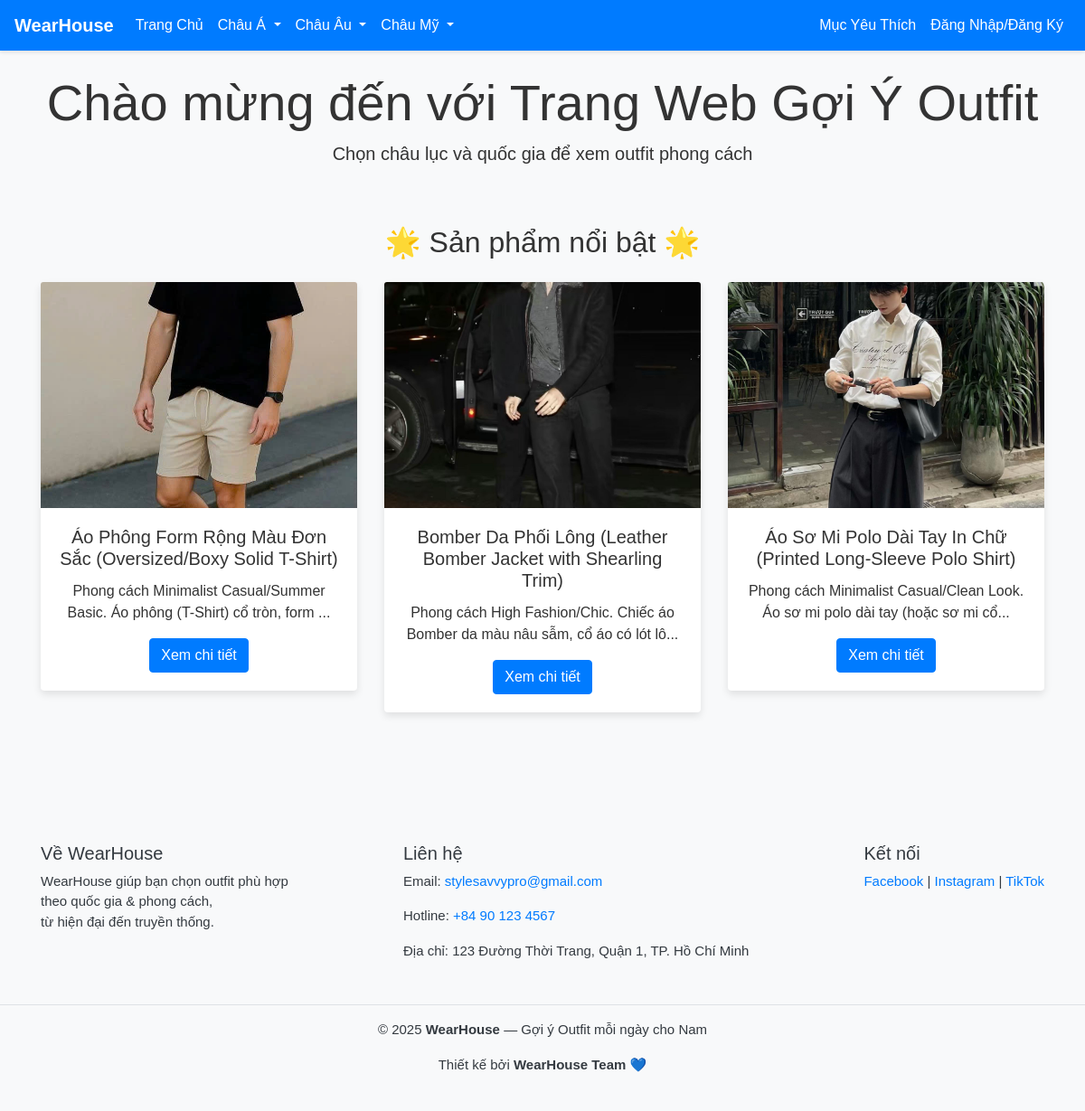
Screenshot of /WEARHOUSE-MAIN/index.php with the database file from the repository.
### tables this page shows
CREATE TABLE `outfits` (
  `id` int(11) NOT NULL,
  `country` varchar(50) NOT NULL,
  `continent` varchar(50) NOT NULL,
  `name` varchar(100) NOT NULL,
  `image` varchar(255) NOT NULL,
  `description` text NOT NULL,
  `price` decimal(10,2) NOT NULL
);

### WEARHOUSE-MAIN/index.php (the view, shortened to what this page needs)
<!DOCTYPE html>
<html lang="vi">
<head>
    <link rel="stylesheet" href="https://stackpath.bootstrapcdn.com/bootstrap/4.5.2/css/bootstrap.min.css">
    <link rel="stylesheet" href="css/style.css">
</head>
<body class="d-flex flex-column min-vh-100">
    <?php include 'menu.php'; ?>
    <div class="container mt-4 text-center flex-grow-1">
        <h1 class="display-4">Chào mừng đến với Trang Web Gợi Ý Outfit</h1>
        <p class="lead">Chọn châu lục và quốc gia để xem outfit phong cách</p>
    </div>
    <?php
$query = "SELECT * FROM outfits ORDER BY RAND() LIMIT 3";
$result = $conn->query($query);
?>
<section class="featured-products my-5">
    <h2 class="text-center mb-4">🌟 Sản phẩm nổi bật 🌟</h2>
    <div class="container">
        <div class="row">
            <?php while ($row = $result->fetch_assoc()) { ?>
                <div class="col-md-4 mb-4">
                    <div class="card">
                        <img src="<?php echo htmlspecialchars($row['image']); ?>"
                             class="card-img-top" alt="Outfit">
                        <div class="card-body text-center">
                            <h5 class="card-title"><?php echo $row['name']; ?></h5>
                            <p class="card-text">
                                <?php echo mb_strimwidth($row['description'], 0, 80, "..."); ?>
                            </p>
                            <a href="outfit_detail.php?id=<?php echo $row['id']; ?>"
                               class="btn btn-primary">
                               Xem chi tiết
                            </a>
                        </div>
                    </div>
                </div>
            <?php } ?>
        </div>
    </div>
</section>
    <?php include 'footer.php'; ?>
</body>
</html>

### WEARHOUSE-MAIN/menu.php (shortened to what this page needs)
<nav class="navbar navbar-expand-lg navbar-light bg-light">
    <a class="navbar-brand" href="index.php">WearHouse</a>
    <div class="collapse navbar-collapse" id="navbarNav">
        <ul class="navbar-nav mr-auto">
            <li class="nav-item"><a class="nav-link" href="index.php">Trang Chủ</a></li>
            <li class="nav-item dropdown">
                <a class="nav-link dropdown-toggle" href="#" id="asiaDropdown" role="button"
                    data-toggle="dropdown" aria-haspopup="true" aria-expanded="false">
                    Châu Á
                </a>
            </li>
            <li class="nav-item dropdown">
                <a class="nav-link dropdown-toggle" href="#" id="europeDropdown" role="button"
                    data-toggle="dropdown" aria-haspopup="true" aria-expanded="false">
                    Châu Âu
                </a>
            </li>
            <li class="nav-item dropdown">
    <a class="nav-link dropdown-toggle" href="#" id="americaDropdown" role="button"
        data-toggle="dropdown" aria-haspopup="true" aria-expanded="false">
        Châu Mỹ
    </a>
</li>
        </ul>
        <ul class="navbar-nav">
            <?php if (isset($_SESSION['user_id'])): ?>
                <li class="nav-item"><a class="nav-link" href="cart.php">Mục Yêu Thích</a></li>
                <?php if ($_SESSION['role'] == 'admin'): ?>
                    <li class="nav-item"><a class="nav-link" href="admin.php">Admin</a></li>
                <?php endif; ?>
                <li class="nav-item"><a class="nav-link" href="logout.php">Đăng Xuất</a></li>
            <?php else: ?>
                <li class="nav-item"><a class="nav-link" href="cart.php">Mục Yêu Thích</a></li>
                <li class="nav-item"><a class="nav-link" href="auth.php">Đăng Nhập/Đăng Ký</a></li>
            <?php endif; ?>
        </ul>
    </div>
</nav>

### WEARHOUSE-MAIN/footer.php
<footer class="mt-5 bg-light text-dark py-4" style="margin-top:auto;">
    <div class="container footer-container d-flex flex-wrap justify-content-between text-left">
       <div class="footer-about mb-3">
  <h5>Về WearHouse</h5>
  <p>
    WearHouse giúp bạn chọn outfit phù hợp <br>
    theo quốc gia & phong cách,<br>
    từ hiện đại đến truyền thống.
  </p>
</div>
        <div class="footer-contact mb-3">
            <h5>Liên hệ</h5>
            <p>Email: <a href="mailto:stylesavvypro@gmail.com">stylesavvypro@gmail.com</a></p>
            <p>Hotline: <a href="tel:+84901234567">+84 90 123 4567</a></p>
            <p>Địa chỉ: 123 Đường Thời Trang, Quận 1, TP. Hồ Chí Minh</p>
        </div>
        <div class="footer-social mb-3">
            <h5>Kết nối</h5>
            <p>
                <a href="#">Facebook</a> |
                <a href="#">Instagram</a> |
                <a href="#">TikTok</a>
            </p>
        </div>
    </div>
    <div class="footer-bottom text-center mt-3 border-top pt-3">
        <p>© 2025 <strong>WearHouse</strong> — Gợi ý Outfit mỗi ngày cho Nam</p>
        <p>Thiết kế bởi <strong>WearHouse Team</strong> 💙</p>
    </div>
</footer>

### WEARHOUSE-MAIN/style.css (style rules this page uses)
body { font-family: 'Arial', sans-serif; background-color: #f8f9fa; color: #333; }
.navbar { background-color: #007bff !important; box-shadow: 0 2px 4px rgba(0, 0, 0, 0.1); }
.navbar-brand { font-weight: bold; color: white !important; }
.navbar-nav .nav-link { color: white !important; }
.card { border: none; box-shadow: 0 4px 8px rgba(0, 0, 0, 0.1); transition: transform 0.2s; }
.card-img-top { height: 200px; object-fit: cover; }
html, body { height: 100%; }
body { display: flex; flex-direction: column; min-height: 100vh; }
footer { margin-top: auto; background-color: #f8f9fa; color: #333; font-size: 15px; padding: 20px 0; }
footer a { color: #007bff; text-decoration: none; }

### WEARHOUSE-MAIN/index.php (style rules this page uses)
.card img { height: 250px; object-fit: cover; }

### rows the page displays
outfits: image (picture), name "Áo Phông Form Rộng Màu Đơn Sắc (Oversized/Boxy Solid T-Shirt)", description "Phong cách Minimalist Casual/Summer Basic. Áo phông (T-Shirt) cổ tròn, form ..."
outfits: image (picture), name "Bomber Da Phối Lông (Leather Bomber Jacket with Shearling Trim)", description "Phong cách High Fashion/Chic. Chiếc áo Bomber da màu nâu sẫm, cổ áo có lót lô..."
outfits: image (picture), name "Áo Sơ Mi Polo Dài Tay In Chữ (Printed Long-Sleeve Polo Shirt)", description "Phong cách Minimalist Casual/Clean Look. Áo sơ mi polo dài tay (hoặc sơ mi cổ..."
